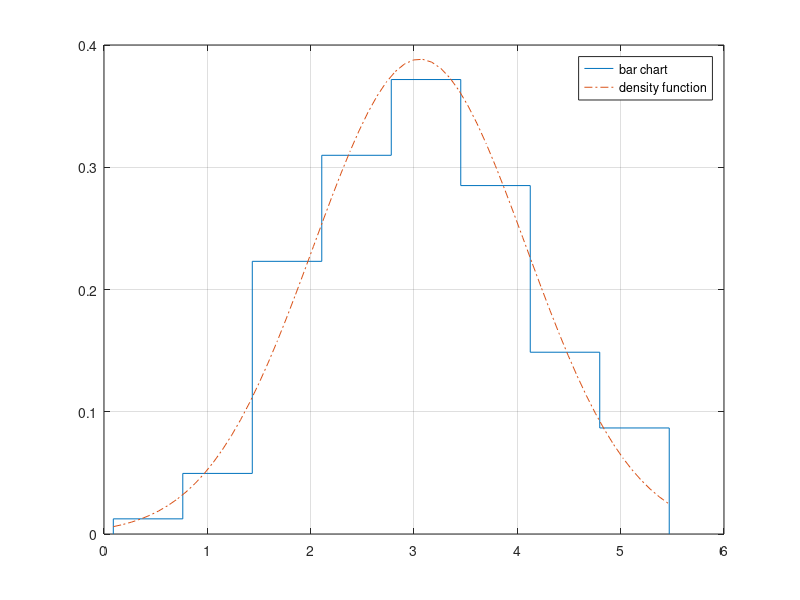
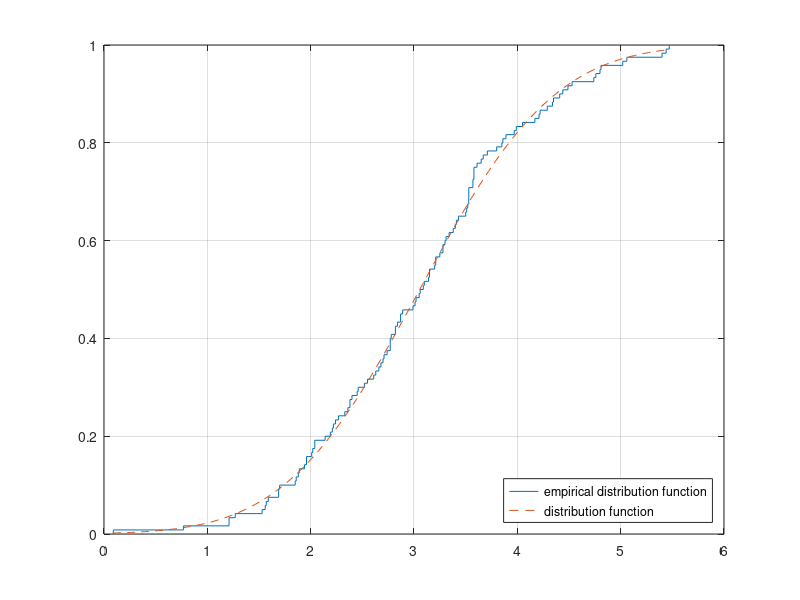

The MATLAB source for these figures, in order:
function lab1
    clear
    
    X = [3.38,1.21,1.85,2.24,4.17,2.99,4.81,2.71,2.70,4.41,3.21,3.15,2.77,4.05,3.89,1.56,2.78,2.04,2.82,3.28,2.63,1.89,3.57,3.15,3.80,5.40,3.25,2.04,2.61,5.06,2.87,2.66,4.80,3.86,0.09,2.45,2.40,2.14,1.69,2.36,5.44,2.77,1.94,2.55,3.97,1.88,3.01,4.21,4.74,2.02,2.38,2.46,3.51,2.89,1.57,3.53,0.77,3.31,3.58,2.77,3.61,3.71,2.38,3.06,4.29,4.76,1.69,1.59,3.21,2.74,3.99,3.53,3.52,2.84,1.21,2.82,4.34,3.65,2.22,2.87,3.14,3.58,1.96,3.41,3.85,1.96,3.02,4.22,3.10,2.68,3.67,1.70,5.47,5.02,2.52,3.09,2.19,4.44,2.33,2.27,3.34,3.05,4.35,3.58,3.43,4.49,3.57,3.20,1.53,3.53,3.53,1.27,3.40,4.53,2.21,3.28,3.50,2.01,3.30,1.86];
   
    Mmin = min(X)
    Mmax = max(X)
    R = Mmax - Mmin
    mu = getmu(X)
    Ssqr = getS(X)
    m = getNIntervals(size(X, 2))

    % graph1
    findIntervals(X, m)
    hold on;
    f(X, mu, Ssqr, mu, R);
    legend('bar chart','density function');
    hold off;

    % graph2
    figure;
    empericalF(sort(X));
    hold on;
    F(sort(X), mu, Ssqr, m, R);
    grid on;
    legend('empirical distribution function','distribution function');
    legend('Location','southeast')
    hold off;

    function mu = getmu(X)
        mu = sum(X)/size(X,2);
    end

    function sigma = getSigmaSqr(X)
        tempMu = getmu(X);
        sigma = sum((X - tempMu) .* (X - tempMu))/size(X,2);
    end

    function Ssqr = getS(X)
        n = size(X,2);
        Ssqr = n / (n - 1) * getSigmaSqr(X);
    end

    function m = getNIntervals(size)
        m = floor(log2(size)) + 2;
    end

    function findIntervals(X, m)
        sortX = sort(X);
        n = size(sortX,2);
        delta = (sortX(end) - sortX(1)) / m;
        J = sortX(1):delta:sortX(end)
        nEl = zeros(1, m);

        for i = 1:n
            for j = 1:(size(J,2) - 1)
                if (sortX(i) >= J(j) && sortX(i) < J(j+1))
                    nEl(j) = nEl(j) + 1;
                    break;
                end
            end
        end
        nEl(end) = nEl(end) + 1

        for i = 1:size(nEl,2)
            nEl(i) = nEl(i)/(n * delta);
        end
        J = [J(1) J];
        nEl = [0 nEl 0];

        stairs(J, nEl), grid;
    end

    function f(X, MX, DX, m, R)
        delta = R/m;
        sigma = sqrt(DX);

        Xn = min(X):delta/20:max(X);
        Y = normpdf(Xn, MX, sigma);
        plot(Xn, Y, '-.');
    end

    function empericalF(X)  
        [yy, xx] = ecdf(X);
        stairs(xx, yy);
    end

    function F(X, MX, DX, m, R)
        delta = R/m;
        Xn = min(X):delta/20:max(X);
        Y = 1/2 * (1 + erf((Xn - MX) / sqrt(2*DX))); 

        plot(Xn, Y, '--');
    end
end